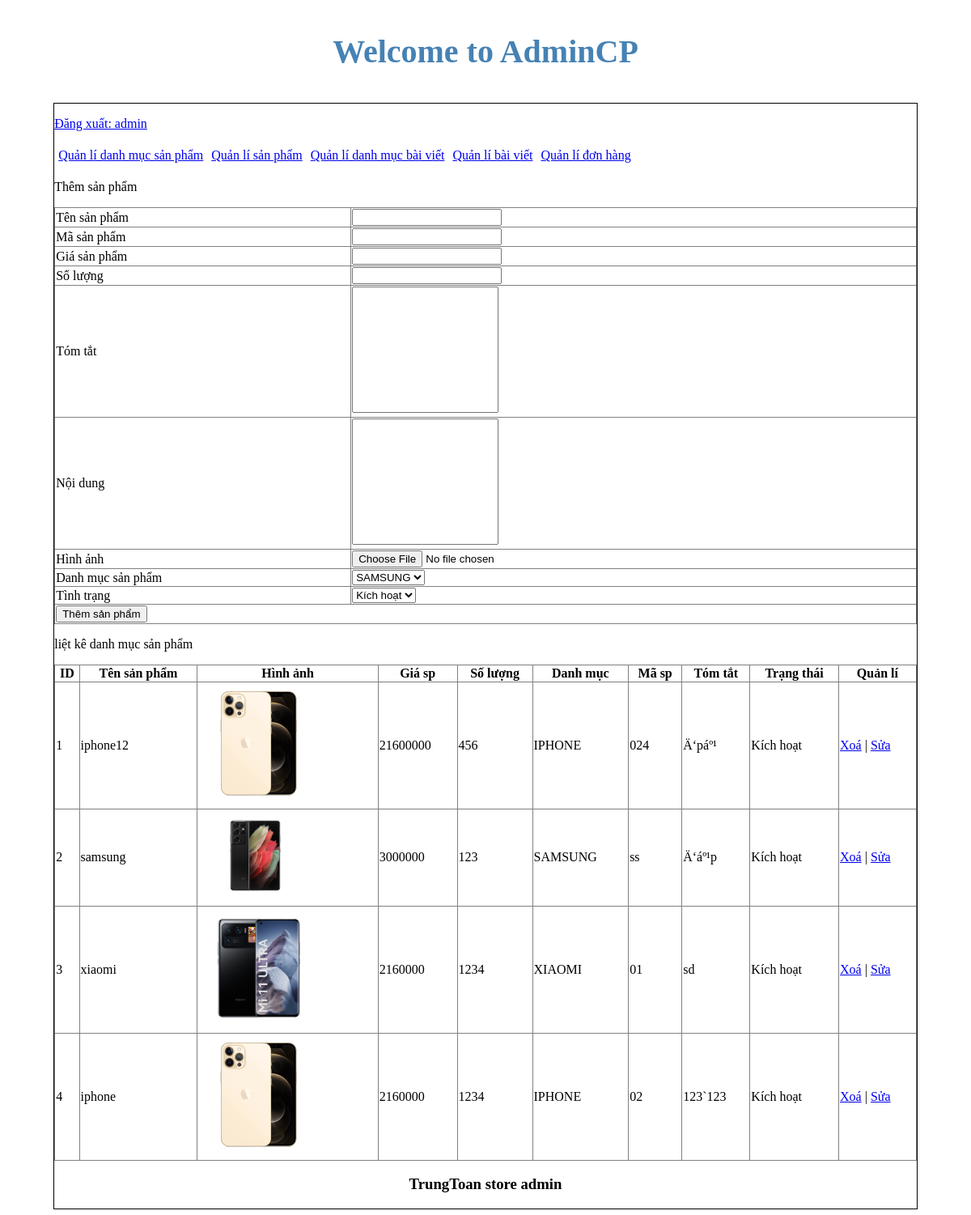
/admincp/index.php?action=quanlisp&query=them (signed in), run on the app's committed database.
### tables this page shows
CREATE TABLE `tbl_sanpham` (
  `id_sanpham` int(11) NOT NULL,
  `tensanpham` varchar(250) NOT NULL,
  `masp` varchar(100) NOT NULL,
  `giasp` varchar(50) NOT NULL,
  `soluong` int(11) NOT NULL,
  `tomtat` tinytext NOT NULL,
  `noidung` text NOT NULL,
  `tinhtrang` int(11) NOT NULL,
  `id_danhmuc` int(11) NOT NULL,
  `hinhanh` varchar(100) NOT NULL
);

CREATE TABLE `tbl_danhmuc` (
  `id_danhmuc` int(11) NOT NULL,
  `tendanhmuc` varchar(100) NOT NULL,
  `thutu` int(11) NOT NULL
);

### admincp/modules/quanlisp/lietke.php (the view)
<?php
    $sql_lietke_sp = "SELECT * FROM tbl_sanpham,tbl_danhmuc WHERE tbl_sanpham.id_danhmuc=tbl_danhmuc.id_danhmuc ORDER BY id_sanpham DESC";
    $query_lietke_sp = mysqli_query($mysqli, $sql_lietke_sp);
?>
<p> liệt kê danh mục sản phẩm </p>
<table border = "1" width = "100%" style="border-collapse: collapse;">
  <tr>
    <th>ID</th>
    <th>Tên sản phẩm</th>
    <th>Hình ảnh</th>
    <th>Giá sp</th>
    <th>Số lượng</th>
    <th>Danh mục</th>
    <th>Mã sp</th>
    <th>Tóm tắt</th>
    <th>Trạng thái</th>
    <th>Quản lí</th>
  </tr>
  <?php
    $i =0;
    while($row = mysqli_fetch_array($query_lietke_sp)){
        $i++;
  ?>
  <tr>
    <td><?php echo $i ?></td>
    <td><?php echo $row['tensanpham'] ?></td>
    <td><img src="modules/quanlisp/uploads/<?php echo $row['hinhanh'] ?>"width="150px"></td>
    <td><?php echo $row['giasp'] ?></td>
    <td><?php echo $row['soluong'] ?></td>
    <td><?php echo $row['tendanhmuc'] ?></td>
    <td><?php echo $row['masp'] ?></td>
    <td><?php echo $row['tomtat'] ?></td>
    <td><?php if($row['tinhtrang']==1){
      echo 'Kích hoạt';
    }else{
      echo 'Ẩn';
    }
    ?></td>
    <td>
        <a href= "modules/quanlisp/xuli.php?idsanpham=<?php echo $row['id_sanpham'] ?>">Xoá</a> |
        <a href="?action=quanlisp&query=sua&idsanpham=<?php echo $row['id_sanpham'] ?>">Sửa</a>
    </td>
  </tr>
  <?php
    }
  ?>
</table>

### data on the page
tbl_sanpham: tensanpham "iphone12", hinhanh (picture), giasp "21600000", soluong "456", id_danhmuc.tendanhmuc "IPHONE", masp "024", tomtat "Ä‘páº¹", tinhtrang "Kích hoạt"
tbl_sanpham: tensanpham "samsung", hinhanh (picture), giasp "3000000", soluong "123", id_danhmuc.tendanhmuc "SAMSUNG", masp "ss", tomtat "Ä‘áº¹p", tinhtrang "Kích hoạt"
tbl_sanpham: tensanpham "xiaomi", hinhanh (picture), giasp "2160000", soluong "1234", id_danhmuc.tendanhmuc "XIAOMI", masp "01", tomtat "sd", tinhtrang "Kích hoạt"
tbl_sanpham: tensanpham "iphone", hinhanh (picture), giasp "2160000", soluong "1234", id_danhmuc.tendanhmuc "IPHONE", masp "02", tomtat "123`123", tinhtrang "Kích hoạt"

### other printed values
$_SESSION['dangnhap'] "admin"
form field danhmuc "SAMSUNG"
